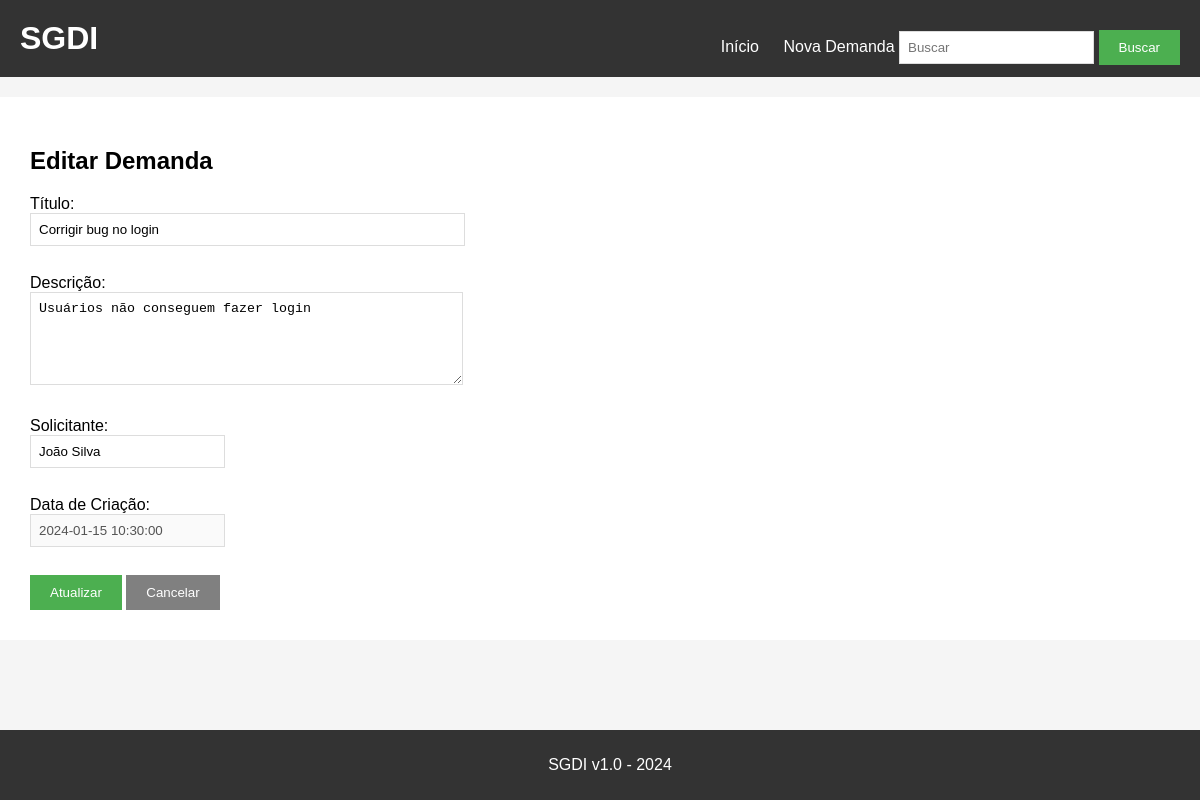
The page /editar/1 on the database its author committed.
### tables this page shows
CREATE TABLE "demandas" (
            id INTEGER PRIMARY KEY AUTOINCREMENT,
            titulo TEXT NOT NULL,
            descricao TEXT NOT NULL,
            solicitante TEXT NOT NULL,
            data_criacao TEXT NOT NULL
        );

### app.py (the view, shortened to what this page needs)
@app.route('/editar/<int:id>', methods=['GET', 'POST'])
def editar(id):
    conn = get_db()
    cursor = conn.cursor()
    demanda = cursor.execute('SELECT * FROM demandas WHERE id = ?', (id,)).fetchone()
    conn.close()
    if demanda is None:
        abort(404)
    return render_template('editar.html', demanda=demanda)

### app.py (called while the page is built)
def get_db():
    conn = sqlite3.connect('demandas.db')
    conn.row_factory = sqlite3.Row
    return conn

### templates/editar.html
{% extends "base.html" %}
{% block content %}
<h2>Editar Demanda</h2>
<form method="POST" action="/editar/{{ demanda[0] }}">
    <div>
        <label>Título:</label><br>
        <input type="text" name="titulo" value="{{ demanda[1] }}" size="50">
    </div>
    <br>
    <div>
        <label>Descrição:</label><br>
        <textarea name="descricao" rows="5" cols="50">{{ demanda[2] }}</textarea>
    </div>
    <br>
    <div>
        <label>Solicitante:</label><br>
        <input type="text" name="solicitante" value="{{ demanda[3] }}">
    </div>
    <br>
    <div>
        <label>Data de Criação:</label><br>
        <input type="text" value="{{ demanda[4] }}" disabled>
    </div>
    <br>
    <button type="submit">Atualizar</button>
    <a href="/"><button type="button">Cancelar</button></a>
</form>
{% endblock %}

### static/style.css (style rules this page uses)
body { font-family: Arial, sans-serif; background-color: #f5f5f5; padding: 0; margin: 0; }
button { background-color: #4CAF50; color: white; padding: 10px 20px; border: none; cursor: pointer; }
button[type="button"] { background-color: #808080; }
form div { margin-bottom: 10px; }
input[type="text"], textarea { padding: 8px; border: 1px solid #ddd; }
textarea { resize: vertical; }

### templates/base.html (style rules this page uses)
body { margin: 0; }

### rows shown on the page
demandas: titulo "Corrigir bug no login", descricao "Usuários não conseguem fazer login", solicitante "João Silva", data_criacao "2024-01-15 10:30:00"
